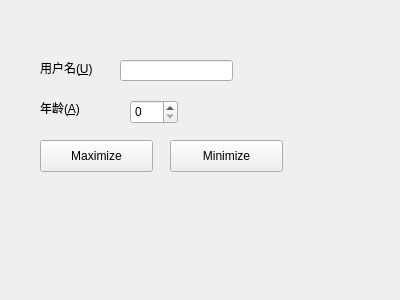
<?xml version="1.0" encoding="UTF-8"?>
<ui version="4.0">
 <class>Form</class>
 <widget class="QWidget" name="Form">
  <property name="geometry">
   <rect>
    <x>0</x>
    <y>0</y>
    <width>400</width>
    <height>300</height>
   </rect>
  </property>
  <property name="windowTitle">
   <string>Form</string>
  </property>
  <widget class="QPushButton" name="pushButton">
   <property name="geometry">
    <rect>
     <x>40</x>
     <y>140</y>
     <width>113</width>
     <height>32</height>
    </rect>
   </property>
   <property name="text">
    <string>Maximize</string>
   </property>
  </widget>
  <widget class="QPushButton" name="pushButton_2">
   <property name="geometry">
    <rect>
     <x>170</x>
     <y>140</y>
     <width>113</width>
     <height>32</height>
    </rect>
   </property>
   <property name="text">
    <string>Minimize</string>
   </property>
  </widget>
  <widget class="QLabel" name="label">
   <property name="geometry">
    <rect>
     <x>40</x>
     <y>60</y>
     <width>60</width>
     <height>16</height>
    </rect>
   </property>
   <property name="text">
    <string>用户名(&amp;U)</string>
   </property>
   <property name="buddy">
    <cstring>lineEdit</cstring>
   </property>
  </widget>
  <widget class="QLineEdit" name="lineEdit">
   <property name="geometry">
    <rect>
     <x>120</x>
     <y>60</y>
     <width>113</width>
     <height>21</height>
    </rect>
   </property>
  </widget>
  <widget class="QLabel" name="label_2">
   <property name="geometry">
    <rect>
     <x>40</x>
     <y>100</y>
     <width>60</width>
     <height>16</height>
    </rect>
   </property>
   <property name="text">
    <string>年龄(&amp;A)</string>
   </property>
   <property name="buddy">
    <cstring>spinBox</cstring>
   </property>
  </widget>
  <widget class="QSpinBox" name="spinBox">
   <property name="geometry">
    <rect>
     <x>130</x>
     <y>100</y>
     <width>48</width>
     <height>24</height>
    </rect>
   </property>
  </widget>
 </widget>
 <resources/>
 <connections>
  <connection>
   <sender>pushButton</sender>
   <signal>pressed()</signal>
   <receiver>Form</receiver>
   <slot>showMaximized()</slot>
   <hints>
    <hint type="sourcelabel">
     <x>96</x>
     <y>155</y>
    </hint>
    <hint type="destinationlabel">
     <x>199</x>
     <y>149</y>
    </hint>
   </hints>
  </connection>
  <connection>
   <sender>pushButton_2</sender>
   <signal>clicked(bool)</signal>
   <receiver>Form</receiver>
   <slot>showMinimized()</slot>
   <hints>
    <hint type="sourcelabel">
     <x>226</x>
     <y>155</y>
    </hint>
    <hint type="destinationlabel">
     <x>199</x>
     <y>149</y>
    </hint>
   </hints>
  </connection>
 </connections>
</ui>
